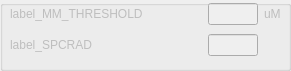
           <widget class="QGroupBox" name="groupBox_run3">
            <property name="enabled">
             <bool>false</bool>
            </property>
            <property name="geometry">
             <rect>
              <x>330</x>
              <y>150</y>
              <width>291</width>
              <height>71</height>
             </rect>
            </property>
            <property name="title">
             <string/>
            </property>
            <widget class="QWidget" name="gridLayoutWidget_4">
             <property name="geometry">
              <rect>
               <x>10</x>
               <y>0</y>
               <width>271</width>
               <height>61</height>
              </rect>
             </property>
             <layout class="QGridLayout" name="gridLayout_misc">
              <item row="0" column="0">
               <widget class="QMyLabel" name="label_MM_THRESHOLD">
                <property name="text">
                 <string>label_MM_THRESHOLD</string>
                </property>
               </widget>
              </item>
              <item row="0" column="1">
               <spacer name="horizontalSpacer_41">
                <property name="orientation">
                 <enum>Qt::Horizontal</enum>
                </property>
                <property name="sizeHint" stdset="0">
                 <size>
                  <width>40</width>
                  <height>13</height>
                 </size>
                </property>
               </spacer>
              </item>
              <item row="0" column="2">
               <widget class="QLineEdit" name="line_MM_THRESHOLD">
                <property name="maximumSize">
                 <size>
                  <width>50</width>
                  <height>16777215</height>
                 </size>
                </property>
                <property name="alignment">
                 <set>Qt::AlignRight|Qt::AlignTrailing|Qt::AlignVCenter</set>
                </property>
               </widget>
              </item>
              <item row="0" column="3">
               <widget class="QLabel" name="units_MM_THRESHOLD">
                <property name="text">
                 <string>uM</string>
                </property>
               </widget>
              </item>
              <item row="1" column="0">
               <widget class="QMyLabel" name="label_SPCRAD">
                <property name="text">
                 <string>label_SPCRAD</string>
                </property>
               </widget>
              </item>
              <item row="1" column="1">
               <spacer name="horizontalSpacer_45">
                <property name="orientation">
                 <enum>Qt::Horizontal</enum>
                </property>
                <property name="sizeHint" stdset="0">
                 <size>
                  <width>40</width>
                  <height>13</height>
                 </size>
                </property>
               </spacer>
              </item>
              <item row="1" column="2">
               <widget class="QLineEdit" name="line_SPCRAD">
                <property name="maximumSize">
                 <size>
                  <width>50</width>
                  <height>16777215</height>
                 </size>
                </property>
                <property name="alignment">
                 <set>Qt::AlignRight|Qt::AlignTrailing|Qt::AlignVCenter</set>
                </property>
               </widget>
              </item>
             </layout>
            </widget>
           </widget>
